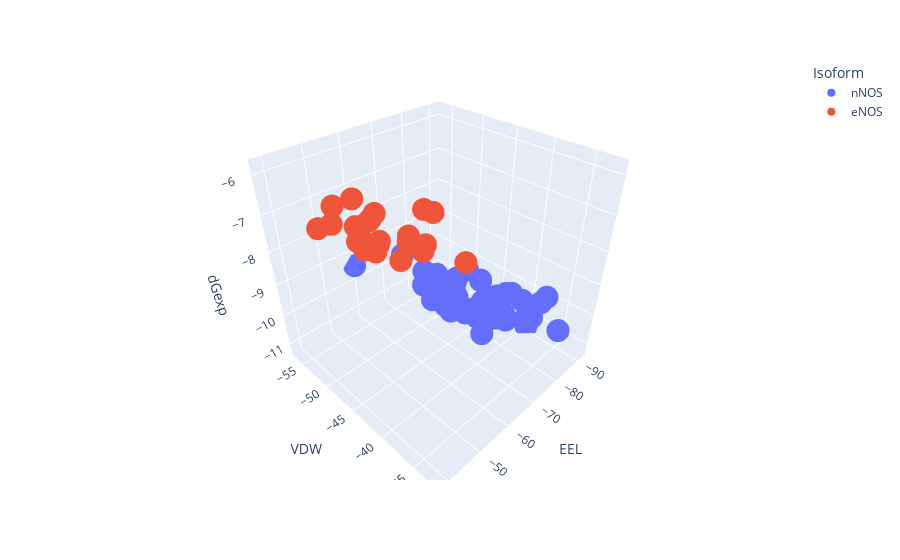

The notebook cell this image was saved under:
### Code cell
# Make a 3D ploit of the data colored by Isoform
df = px.data.iris()
fig = px.scatter_3d(data, x='EEL', y='VDW', z='dGexp',color='Isoform')
fig.show()

### Figure 1 — Plotly figure (JSON) as saved in the notebook; plotly's stock layout.template omitted (floating-point values rounded to 4 significant figures)
{"data": [{"hovertemplate": "Isoform=nNOS<br>EEL=%{x}<br>VDW=%{y}<br>dGexp=%{z}<extra></extra>", "legendgroup": "nNOS", "marker": {"color": "#636efa", "symbol": "circle"}, "mode": "markers", "name": "nNOS", "scene": "scene", "showlegend": true, "type": "scatter3d", "x": [-70.14, -68.88, -89.97, -69.28, -85.67, -71.22, -59.12, -83.7, -68.25, -71.22, -84.14, -77.47, -79.58, -74.68, -84.65, -67, -84.13, -78.94, -76.96, -76.8, -91.89, -85.47, -86.02, -75.11, -73.83, -72.51, -63.89, -61.64, -70.31, -62.5, -70.19, -67.41, -79.02, -75.06, -73.25, -75.18, -78.8, -71.92, -72.07, -71.74, -62.28], "y": [-45.78, -46.13, -39.59, -49.02, -41.59, -46.09, -56.7, -42.95, -52.24, -46.09, -38.95, -35.41, -39.85, -49.23, -48.05, -35.83, -45.53, -47.78, -40.27, -39.91, -38.41, -38.66, -36.14, -42.92, -40.95, -50.12, -41.28, -43.84, -40.61, -40.52, -39.92, -38.68, -32.31, -37.65, -39.05, -42.2, -47.48, -43.07, -45.52, -40.03, -45.46], "z": [-9.894, -9.194, -11.24, -9.739, -11.02, -9.378, -9.418, -10.22, -9.019, -10.2, -9.863, -9.586, -9.482, -9.672, -9.896, -8.892, -9.969, -10.01, -9.47, -10.01, -10.33, -10.59, -9.516, -10.13, -9.874, -9.969, -8.82, -9.167, -9.832, -8.73, -9.218, -9.931, -9.68, -8.96, -9.832, -9.09, -9.822, -10.11, -10.38, -10.04, -8.514]}, {"hovertemplate": "Isoform=eNOS<br>EEL=%{x}<br>VDW=%{y}<br>dGexp=%{z}<extra></extra>", "legendgroup": "eNOS", "marker": {"color": "#EF553B", "symbol": "circle"}, "mode": "markers", "name": "eNOS", "scene": "scene", "showlegend": true, "type": "scatter3d", "x": [-44.7, -43.19, -40.03, -45.88, -48.45, -38.64, -50.61, -41.06, -38.69, -50.18, -44.04, -71.92, -41.81, -42.17, -48.05, -40.82, -49.34, -44.66, -52.87, -41.62, -42.61, -44.7], "y": [-43.74, -48.23, -42.65, -46.78, -38.41, -47.76, -38.48, -40.48, -45.41, -41.45, -42.05, -50.05, -42.88, -41.98, -38.52, -40.69, -41.05, -39.64, -35.59, -43.36, -44.48, -42.88], "z": [-6.22, -6.216, -6.375, -6.034, -6.408, -6.512, -5.814, -6.294, -6.201, -6.586, -6.493, -7.57, -6.671, -5.932, -6.546, -6.446, -6.643, -6.711, -6.728, -6.335, -6.328, -5.982]}], "layout": {"legend": {"title": {"text": "Isoform"}, "tracegroupgap": 0}, "margin": {"t": 60}, "scene": {"domain": {"x": [0, 1], "y": [0, 1]}, "xaxis": {"title": {"text": "EEL"}}, "yaxis": {"title": {"text": "VDW"}}, "zaxis": {"title": {"text": "dGexp"}}}}}
